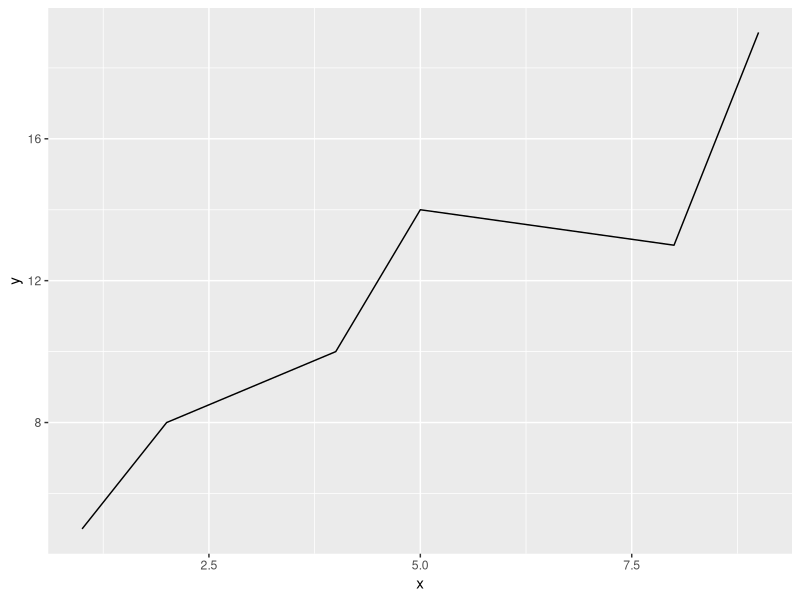
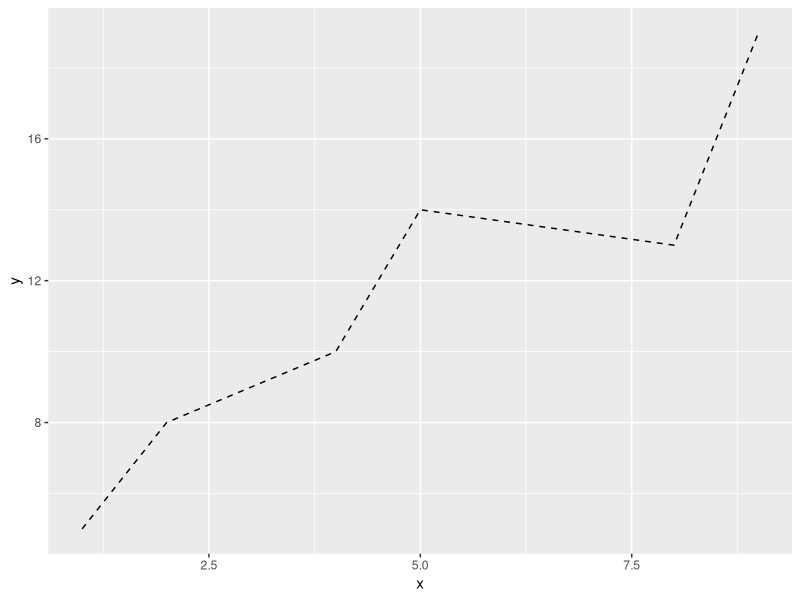
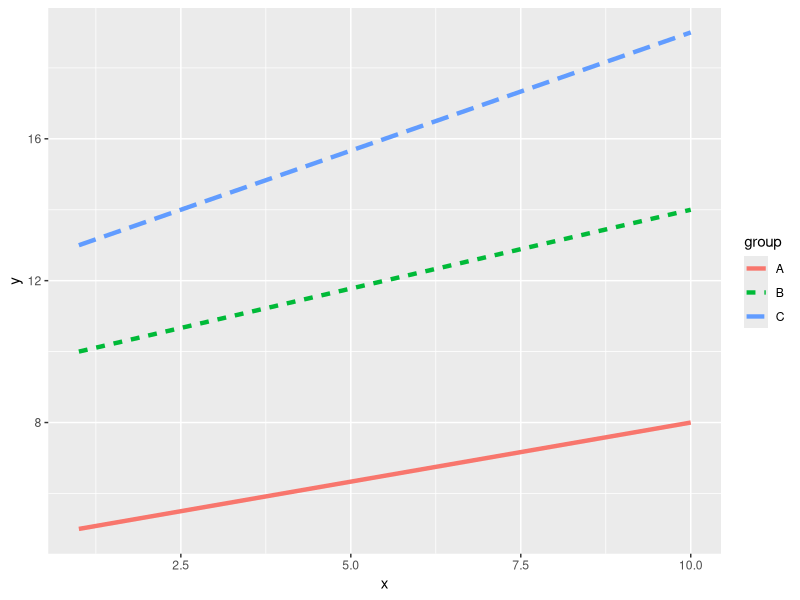

Source code (R) for these figures, in order:
# Example 1: Create Plot with Default Line Type
library("ggplot2")

# create data frame
df <- data.frame(x=c(1, 2, 4, 5, 8, 9),
                 y=c(5, 8, 10, 14, 13, 19))

# create line plot
ggplot(df, aes(x=x, y=y)) +
  geom_line()

# Example 2: Create Plot with Custom Line Type
# the followeing code sho how to create a line plot in ggplot2 using dashded
# (linetype=2) for the line type
library("ggplot2")

# create data frame
df <- data.frame(x=c(1, 2, 4, 5, 8, 9),
                 y=c(5, 8, 10, 14, 13, 19))

# create line plot with custom line type
ggplot(df, aes(x=x, y=y)) +
  geom_line(linetype=2)

# Example 3: Create Plot with Line Type Based on Variable
library("ggplot2")

# create data frame
df <- data.frame(x=c(1, 10, 1, 10, 1, 10),
                 y=c(5, 8, 10, 14, 13, 19),
                 group=c('A', 'A', 'B', 'B', 'C', 'C'))

# create line plot
ggplot(df, aes(x=x, y=y, group=group)) +
  geom_line(aes(linetype=group, color=group), size=1.5)
